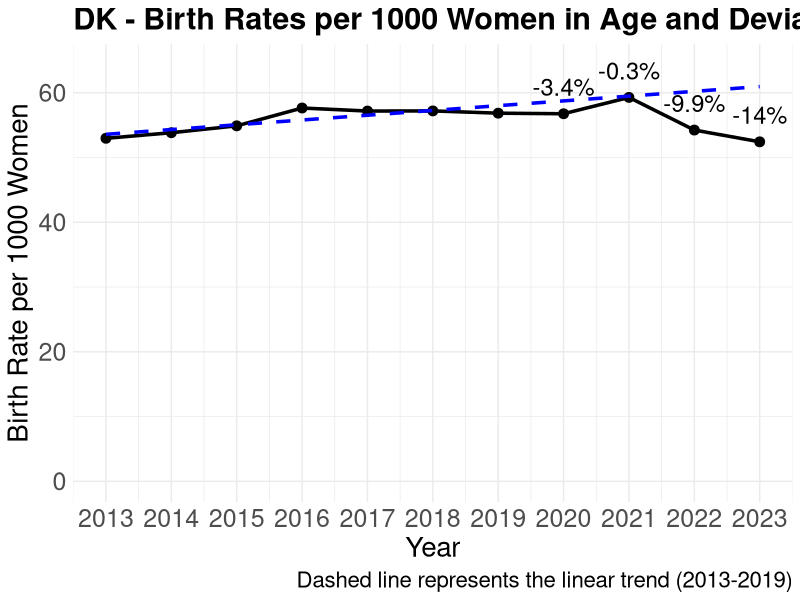

Reproduce this figure in R.
library(ggplot2)
library(readr)
library(dplyr)

# Reads the CSV files
births_data <- read_csv('data/dk/births_by_year.csv')
women_data <- read_csv('data/dk/women_in_age_by_year.csv')

# Calculates the birth rate per 1000 women for each year
data <- births_data %>%
  inner_join(women_data, by = c("year" = "Year")) %>%
  mutate(birth_rate = (births / Total) * 1000)

# Fits a linear model to birth rates from 2013 to 2019
fit <- lm(birth_rate ~ year, data = data[data$year <= 2019,])

# Predicts birth rates for the years 2020 to 2023
data$predicted_rate <- predict(fit, newdata = data)

# Calculates the percentage deviation for the years 2020 to 2023
data$deviation <- with(data, 100 * (birth_rate - predicted_rate) / predicted_rate)

# Creates plot
ggplot(data, aes(x = year, y = birth_rate)) +
  geom_line(size = 1.2) +
  geom_point(size = 3) +
  geom_line(aes(y = predicted_rate), linetype = "dashed", color = "blue", size = 1.2) +
  geom_text(aes(label = ifelse(year >= 2020, paste0(round(deviation, 1), "%"), "")),
            vjust = -1, size = 6) +
  labs(title = "DK - Birth Rates per 1000 Women in Age and Deviation from Linear Trend (2013-2019)",
       x = "Year",
       y = "Birth Rate per 1000 Women",
       caption = "Dashed line represents the linear trend (2013-2019)") +
  theme_minimal() +
  ylim(0, max(data$birth_rate, na.rm = TRUE) + 5) +
  scale_x_continuous(breaks = 2013:2023) +
  theme(
    text = element_text(size = 18),
    plot.title = element_text(size = 22, face = "bold"),
    axis.title = element_text(size = 20),
    axis.text = element_text(size = 18),
    legend.title = element_text(size = 20),
    legend.text = element_text(size = 18),
    plot.caption = element_text(size = 16)
  )
